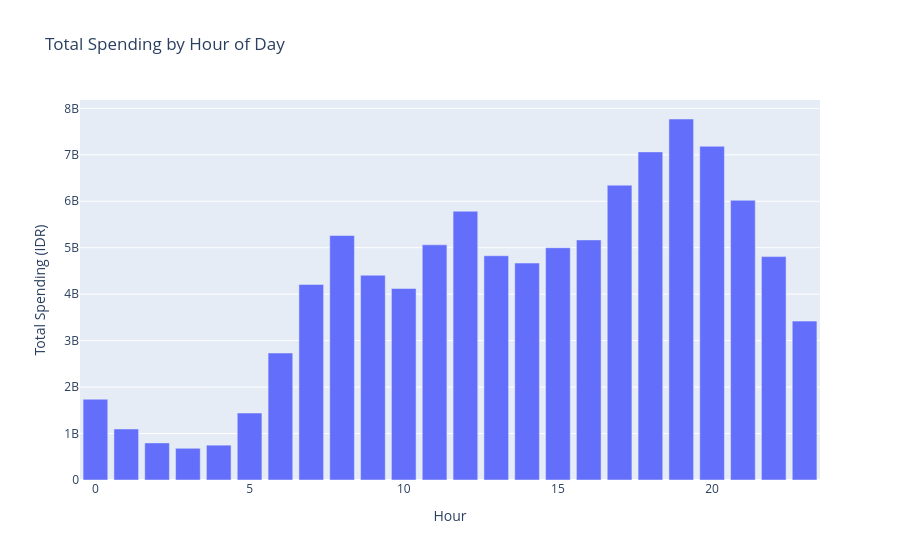

Notebook code for this chart:
### Markdown cell above
## Peak Spending Time Analysis

This section explores when consumers spend the most by hour and day of week.

### Code cell
df["hour"] = df["timestamp"].dt.hour
df["day_of_week"] = df["timestamp"].dt.day_name()

hourly_spend = df.groupby("hour")["amount_idr"].sum().reset_index()

fig = px.bar(
    hourly_spend,
    x="hour",
    y="amount_idr",
    title="Total Spending by Hour of Day",
    labels={"hour": "Hour", "amount_idr": "Total Spending (IDR)"}
)

fig.write_html(OUTPUT_DIR / "hourly_spending.html")
fig.write_image(OUTPUT_DIR / "hourly_spending.png")

fig.show()

### Figure 1 — Plotly figure (JSON) as saved in the notebook; plotly's stock layout.template omitted (floating-point values rounded to 4 significant figures)
{"data": [{"hovertemplate": "Hour=%{x}<br>Total Spending (IDR)=%{y}<extra></extra>", "legendgroup": "", "marker": {"color": "#636efa", "pattern": {"shape": ""}}, "name": "", "orientation": "v", "showlegend": false, "textposition": "auto", "type": "bar", "x": [0, 1, 2, 3, 4, 5, 6, 7, 8, 9, 10, 11, 12, 13, 14, 15, 16, 17, 18, 19, 20, 21, 22, 23], "xaxis": "x", "y": [1738335000, 1097899500, 798560000, 682736000, 750181500, 1442080000, 2732867500, 4209168000, 5262527000, 4407147000, 4121633500, 5062691000, 5784424500, 4827196500, 4669754500, 4999398000, 5167748500, 6346108000, 7062627500, 7770361500, 7182720000, 6020544000, 4808435000, 3419795500], "yaxis": "y"}], "layout": {"barmode": "relative", "legend": {"tracegroupgap": 0}, "title": {"text": "Total Spending by Hour of Day"}, "xaxis": {"anchor": "y", "domain": [0, 1], "title": {"text": "Hour"}}, "yaxis": {"anchor": "x", "domain": [0, 1], "title": {"text": "Total Spending (IDR)"}}}}
